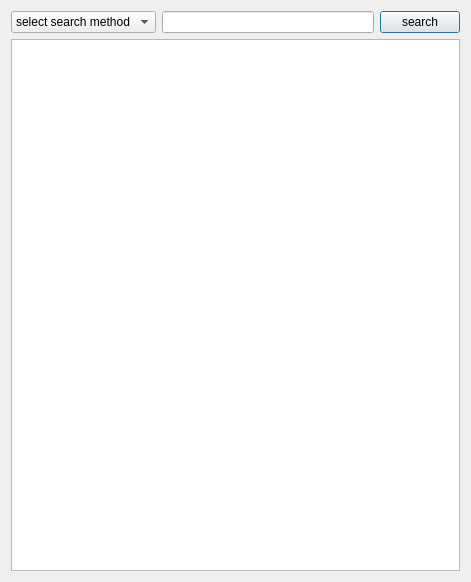
<?xml version="1.0" encoding="UTF-8"?>
<ui version="4.0">
 <class>queryStu</class>
 <widget class="QDialog" name="queryStu">
  <property name="geometry">
   <rect>
    <x>0</x>
    <y>0</y>
    <width>471</width>
    <height>582</height>
   </rect>
  </property>
  <property name="windowTitle">
   <string>Dialog</string>
  </property>
  <layout class="QVBoxLayout" name="verticalLayout">
   <item>
    <layout class="QHBoxLayout" name="horizontalLayout" stretch="4,6,2">
     <item>
      <widget class="QComboBox" name="comboBox_search">
       <property name="currentIndex">
        <number>0</number>
       </property>
       <item>
        <property name="text">
         <string>select search method</string>
        </property>
       </item>
       <item>
        <property name="text">
         <string>name</string>
        </property>
       </item>
       <item>
        <property name="text">
         <string>id</string>
        </property>
       </item>
       <item>
        <property name="text">
         <string>dep</string>
        </property>
       </item>
      </widget>
     </item>
     <item>
      <widget class="QLineEdit" name="lineEdit_search"/>
     </item>
     <item>
      <widget class="QPushButton" name="pushButton_search">
       <property name="text">
        <string>search</string>
       </property>
      </widget>
     </item>
    </layout>
   </item>
   <item>
    <widget class="QTreeView" name="treeView_query"/>
   </item>
  </layout>
 </widget>
 <resources/>
 <connections/>
</ui>
